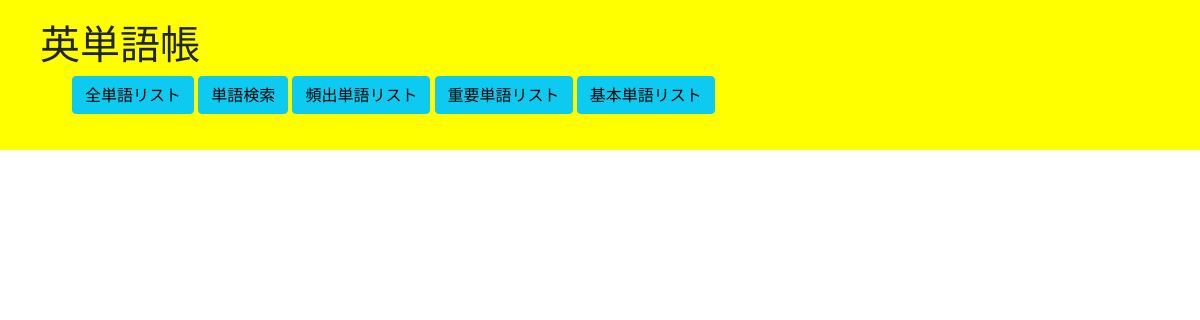
The page /list/ on the database as committed earlier.
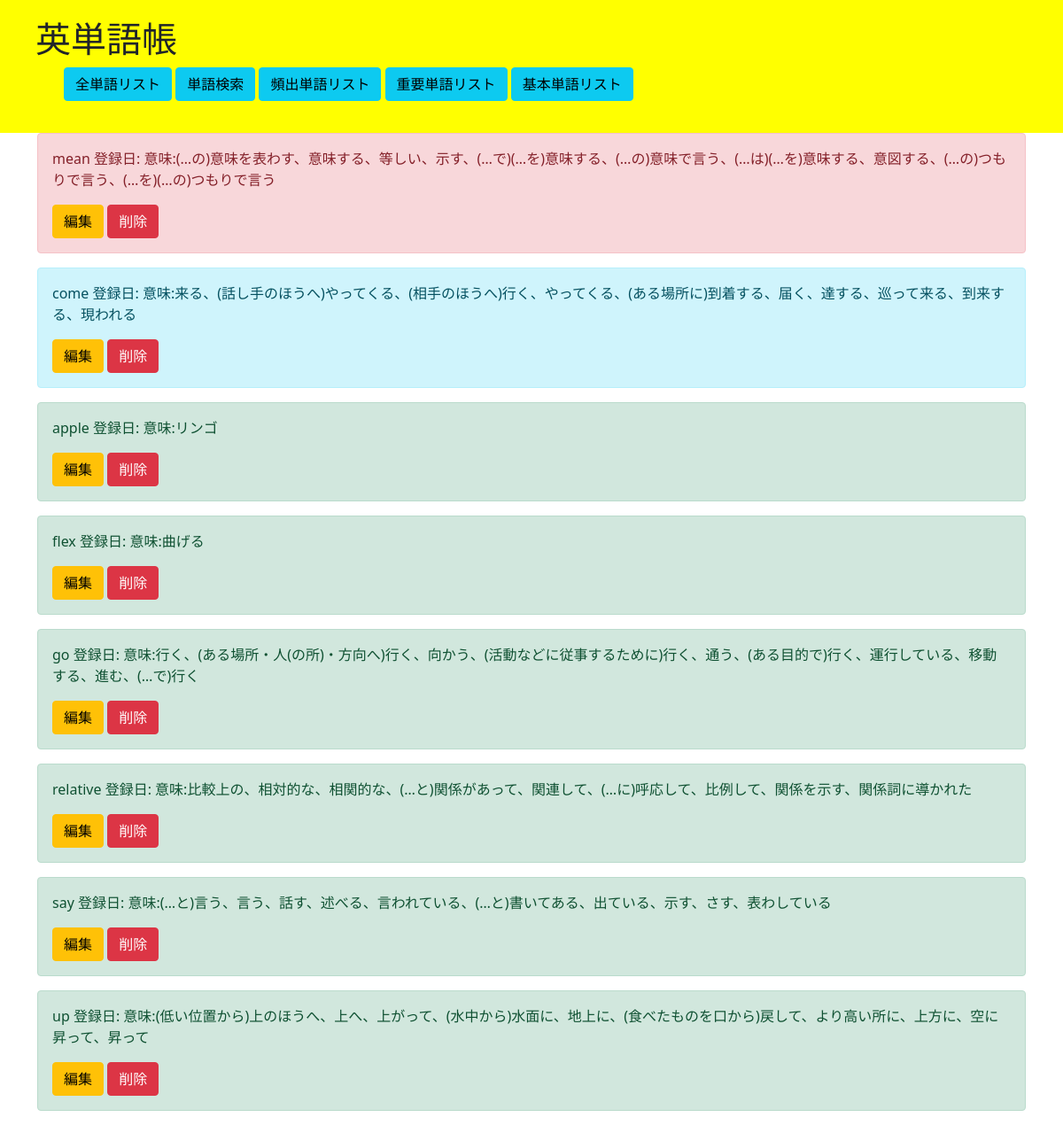
The same page on the database as committed later.
### elapp/models.py (models this page shows, shortened)
class Newword(models.Model):
    word = models.CharField(max_length=25)
    mean = models.CharField(max_length=100, null=True)
    useful = models.PositiveIntegerField("the number of access", default=1)
    priority= models.CharField(
    max_length=50,
    choices = PRIORITY,
    null = True
    )

### elapp/views.py (the view)
# urls.py: path('list/', englishlist.as_view(), name = 'list'),
class englishlist(ListView):
    template_name='list.html'
    model= Newword

### templates/list.html (shortened to what this page needs)
{% extends 'base.html' %}
{% load static %}
{% block content %}
<div class="list" style="padding-top: 150px;"></div>
{% for item in object_list|dictsort:"word" %}
{% if item.priority == 'danger'%}
<div class="alert alert-{{item.priority}}" role="alert">
    <p>{{ item.word }}  登録日:{{ item.date}} 意味:{{ item.mean}}</p>
    <a href="{% url 'update' item.pk %}" class="btn btn-warning " tabindex="-1" role="button" aria-disabled="true">編集</a>
    <a href="{% url 'delete' item.pk %}" class="btn btn-danger " tabindex="-1" role="button" aria-disabled="true">削除</a>
</div>
{% endif %}
{% endfor %}
{% for item in object_list|dictsort:"word" %}
{% if item.priority == 'info'%}
<div class="alert alert-{{item.priority}}" role="alert">
    <p>{{ item.word }}  登録日:{{ item.date}} 意味:{{ item.mean}}</p>
    <a href="{% url 'update' item.pk %}" class="btn btn-warning " tabindex="-1" role="button" aria-disabled="true">編集</a>
    <a href="{% url 'delete' item.pk %}" class="btn btn-danger " tabindex="-1" role="button" aria-disabled="true">削除</a>
</div>
{% endif %}
{% endfor %}
{% for item in object_list|dictsort:"word" %}
{% if item.priority == 'success'%}
<div class="alert alert-{{item.priority}}" role="alert">
    <p>{{ item.word }}  登録日:{{ item.date}} 意味:{{ item.mean}}</p>
    <a href="{% url 'update' item.pk %}" class="btn btn-warning " tabindex="-1" role="button" aria-disabled="true">編集</a>
    <a href="{% url 'delete' item.pk %}" class="btn btn-danger " tabindex="-1" role="button" aria-disabled="true">削除</a>
</div>
{% endif %}
{% endfor %}
</div>
{% endblock content %}

Rows that differ between the two databases and show on the page:
added Newword: word "mean", mean "(…の)意味を表わす、意味する、等しい、示す、(…で)(…を)意味する、(…の)意味で言う、(…は)(…を)意味する、意図する、(…の)つもりで言う、(…を)(…の)つもりで言う", shown under "英単語帳"
added Newword: word "come", mean "来る、(話し手のほうへ)やってくる、(相手のほうへ)行く、やってくる、(ある場所に)到着する、届く、達する、巡って来る、到来する、現われる"
added Newword: word "apple", mean "リンゴ"
now on this page (row edited): Newword: word "flex", mean "曲げる"
now on this page (row edited): Newword: word "go", mean "行く、(ある場所・人(の所)・方向へ)行く、向かう、(活動などに従事するために)行く、通う、(ある目的で)行く、運行している、移動する、進む、(…で)行く"
now on this page (row edited): Newword: word "relative", mean "比較上の、相対的な、相関的な、(…と)関係があって、関連して、(…に)呼応して、比例して、関係を示す、関係詞に導かれた"
now on this page (row edited): Newword: word "say", mean "(…と)言う、言う、話す、述べる、言われている、(…と)書いてある、出ている、示す、さす、表わしている"
added Newword: word "up", mean "(低い位置から)上のほうへ、上へ、上がって、(水中から)水面に、地上に、(食べたものを口から)戻して、より高い所に、上方に、空に昇って、昇って"
